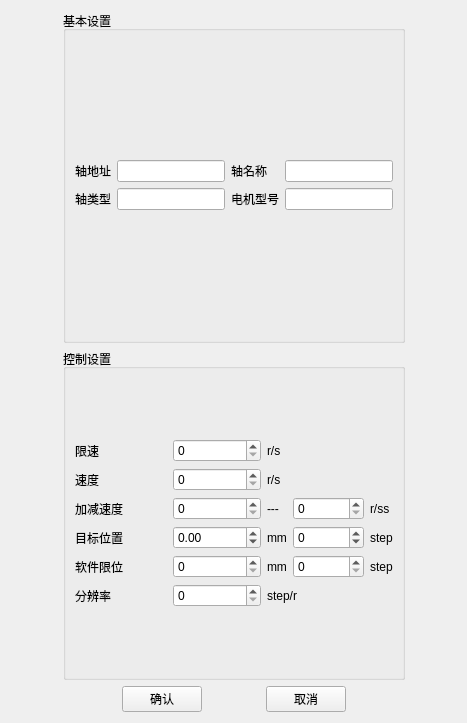
<?xml version="1.0" encoding="UTF-8"?>
<ui version="4.0">
 <class>setui</class>
 <widget class="QWidget" name="setui">
  <property name="geometry">
   <rect>
    <x>0</x>
    <y>0</y>
    <width>467</width>
    <height>723</height>
   </rect>
  </property>
  <property name="windowTitle">
   <string>Form</string>
  </property>
  <layout class="QGridLayout" name="gridLayout_5">
   <item row="0" column="0">
    <layout class="QGridLayout" name="gridLayout_4">
     <item row="0" column="0">
      <layout class="QHBoxLayout" name="horizontalLayout_5">
       <item>
        <spacer name="horizontalSpacer_2">
         <property name="orientation">
          <enum>Qt::Horizontal</enum>
         </property>
         <property name="sizeHint" stdset="0">
          <size>
           <width>40</width>
           <height>20</height>
          </size>
         </property>
        </spacer>
       </item>
       <item>
        <layout class="QVBoxLayout" name="verticalLayout_5">
         <item>
          <widget class="QGroupBox" name="groupBox">
           <property name="title">
            <string>基本设置</string>
           </property>
           <layout class="QGridLayout" name="gridLayout_6">
            <item row="0" column="0">
             <layout class="QHBoxLayout" name="horizontalLayout_6">
              <item>
               <layout class="QHBoxLayout" name="horizontalLayout">
                <item>
                 <layout class="QVBoxLayout" name="verticalLayout_4">
                  <item>
                   <widget class="QLabel" name="label">
                    <property name="text">
                     <string>轴地址</string>
                    </property>
                   </widget>
                  </item>
                  <item>
                   <widget class="QLabel" name="label_3">
                    <property name="text">
                     <string>轴类型</string>
                    </property>
                   </widget>
                  </item>
                 </layout>
                </item>
                <item>
                 <layout class="QVBoxLayout" name="verticalLayout_2">
                  <item>
                   <widget class="QLineEdit" name="addressSet"/>
                  </item>
                  <item>
                   <widget class="QLineEdit" name="typeSet"/>
                  </item>
                 </layout>
                </item>
               </layout>
              </item>
              <item>
               <layout class="QHBoxLayout" name="horizontalLayout_2">
                <item>
                 <layout class="QVBoxLayout" name="verticalLayout_3">
                  <item>
                   <widget class="QLabel" name="label_2">
                    <property name="text">
                     <string>轴名称</string>
                    </property>
                   </widget>
                  </item>
                  <item>
                   <widget class="QLabel" name="label_4">
                    <property name="text">
                     <string>电机型号</string>
                    </property>
                   </widget>
                  </item>
                 </layout>
                </item>
                <item>
                 <layout class="QVBoxLayout" name="verticalLayout">
                  <item>
                   <widget class="QLineEdit" name="nameSet"/>
                  </item>
                  <item>
                   <widget class="QLineEdit" name="versionSet"/>
                  </item>
                 </layout>
                </item>
               </layout>
              </item>
             </layout>
            </item>
           </layout>
          </widget>
         </item>
         <item>
          <widget class="QGroupBox" name="groupBox_2">
           <property name="title">
            <string>控制设置</string>
           </property>
           <layout class="QGridLayout" name="gridLayout_3">
            <item row="0" column="0">
             <layout class="QHBoxLayout" name="horizontalLayout_3">
              <item>
               <layout class="QGridLayout" name="gridLayout">
                <item row="0" column="0">
                 <widget class="QLabel" name="label_5">
                  <property name="text">
                   <string>限速</string>
                  </property>
                 </widget>
                </item>
                <item row="1" column="0">
                 <widget class="QLabel" name="label_6">
                  <property name="text">
                   <string>速度</string>
                  </property>
                 </widget>
                </item>
                <item row="2" column="0">
                 <widget class="QLabel" name="label_9">
                  <property name="text">
                   <string>加减速度</string>
                  </property>
                 </widget>
                </item>
                <item row="3" column="0">
                 <widget class="QLabel" name="label_10">
                  <property name="text">
                   <string>目标位置</string>
                  </property>
                 </widget>
                </item>
                <item row="4" column="0">
                 <widget class="QLabel" name="label_14">
                  <property name="text">
                   <string>软件限位</string>
                  </property>
                 </widget>
                </item>
                <item row="5" column="0">
                 <widget class="QLabel" name="label_15">
                  <property name="text">
                   <string>分辨率</string>
                  </property>
                 </widget>
                </item>
               </layout>
              </item>
              <item>
               <layout class="QGridLayout" name="gridLayout_2">
                <item row="1" column="1">
                 <widget class="QLabel" name="label_12">
                  <property name="text">
                   <string>r/s</string>
                  </property>
                 </widget>
                </item>
                <item row="2" column="3">
                 <widget class="QLabel" name="label_13">
                  <property name="text">
                   <string>r/ss</string>
                  </property>
                 </widget>
                </item>
                <item row="3" column="3">
                 <widget class="QLabel" name="label_17">
                  <property name="text">
                   <string>step</string>
                  </property>
                 </widget>
                </item>
                <item row="3" column="0">
                 <widget class="QDoubleSpinBox" name="ex_pos">
                  <property name="minimum">
                   <double>-9999999.000000000000000</double>
                  </property>
                  <property name="maximum">
                   <double>9999999.000000000000000</double>
                  </property>
                 </widget>
                </item>
                <item row="4" column="0">
                 <widget class="QSpinBox" name="positionLimitSet1">
                  <property name="maximum">
                   <number>99999999</number>
                  </property>
                 </widget>
                </item>
                <item row="0" column="0">
                 <widget class="QSpinBox" name="speedLimitSet">
                  <property name="maximum">
                   <number>9999</number>
                  </property>
                 </widget>
                </item>
                <item row="5" column="0">
                 <widget class="QSpinBox" name="resolution">
                  <property name="maximum">
                   <number>99999999</number>
                  </property>
                 </widget>
                </item>
                <item row="5" column="1" colspan="2">
                 <widget class="QLabel" name="label_20">
                  <property name="text">
                   <string>step/r</string>
                  </property>
                 </widget>
                </item>
                <item row="3" column="2">
                 <widget class="QSpinBox" name="positionSet">
                  <property name="minimum">
                   <number>-99999999</number>
                  </property>
                  <property name="maximum">
                   <number>99999999</number>
                  </property>
                 </widget>
                </item>
                <item row="4" column="3">
                 <widget class="QLabel" name="label_19">
                  <property name="text">
                   <string>step</string>
                  </property>
                 </widget>
                </item>
                <item row="2" column="0">
                 <widget class="QSpinBox" name="accSet">
                  <property name="maximum">
                   <number>9999</number>
                  </property>
                 </widget>
                </item>
                <item row="2" column="1">
                 <widget class="QLabel" name="label_16">
                  <property name="text">
                   <string>---</string>
                  </property>
                 </widget>
                </item>
                <item row="4" column="1">
                 <widget class="QLabel" name="label_21">
                  <property name="text">
                   <string>mm</string>
                  </property>
                 </widget>
                </item>
                <item row="0" column="1">
                 <widget class="QLabel" name="label_11">
                  <property name="text">
                   <string>r/s</string>
                  </property>
                 </widget>
                </item>
                <item row="2" column="2">
                 <widget class="QSpinBox" name="decSet">
                  <property name="maximum">
                   <number>9999</number>
                  </property>
                 </widget>
                </item>
                <item row="3" column="1">
                 <widget class="QLabel" name="label_18">
                  <property name="text">
                   <string>mm</string>
                  </property>
                 </widget>
                </item>
                <item row="1" column="0">
                 <widget class="QSpinBox" name="speedSet">
                  <property name="maximum">
                   <number>9999</number>
                  </property>
                 </widget>
                </item>
                <item row="4" column="2">
                 <widget class="QSpinBox" name="positionLimitSet2">
                  <property name="maximum">
                   <number>99999999</number>
                  </property>
                 </widget>
                </item>
               </layout>
              </item>
             </layout>
            </item>
           </layout>
          </widget>
         </item>
         <item>
          <layout class="QHBoxLayout" name="horizontalLayout_4">
           <item>
            <spacer name="horizontalSpacer_5">
             <property name="orientation">
              <enum>Qt::Horizontal</enum>
             </property>
             <property name="sizeHint" stdset="0">
              <size>
               <width>40</width>
               <height>20</height>
              </size>
             </property>
            </spacer>
           </item>
           <item>
            <widget class="QPushButton" name="yes">
             <property name="styleSheet">
              <string notr="true">font: 9pt &quot;黑体&quot;;</string>
             </property>
             <property name="text">
              <string>确认</string>
             </property>
            </widget>
           </item>
           <item>
            <spacer name="horizontalSpacer">
             <property name="orientation">
              <enum>Qt::Horizontal</enum>
             </property>
             <property name="sizeHint" stdset="0">
              <size>
               <width>40</width>
               <height>20</height>
              </size>
             </property>
            </spacer>
           </item>
           <item>
            <widget class="QPushButton" name="cancel">
             <property name="styleSheet">
              <string notr="true">font: 9pt &quot;黑体&quot;;</string>
             </property>
             <property name="text">
              <string>取消</string>
             </property>
            </widget>
           </item>
           <item>
            <spacer name="horizontalSpacer_4">
             <property name="orientation">
              <enum>Qt::Horizontal</enum>
             </property>
             <property name="sizeHint" stdset="0">
              <size>
               <width>40</width>
               <height>20</height>
              </size>
             </property>
            </spacer>
           </item>
          </layout>
         </item>
        </layout>
       </item>
       <item>
        <spacer name="horizontalSpacer_3">
         <property name="orientation">
          <enum>Qt::Horizontal</enum>
         </property>
         <property name="sizeHint" stdset="0">
          <size>
           <width>40</width>
           <height>20</height>
          </size>
         </property>
        </spacer>
       </item>
      </layout>
     </item>
    </layout>
   </item>
  </layout>
 </widget>
 <resources/>
 <connections/>
</ui>
